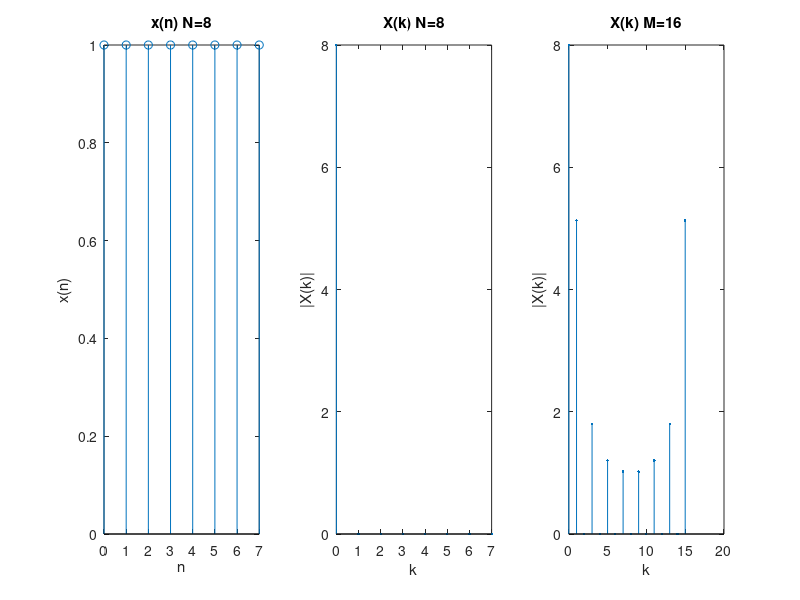

Write MATLAB code to recreate this figure.
clear all
M = 16;
n=[0:1:7];
N = length(n);
xn = ones(1,N);   %这是一个宽度为8的矩形脉冲，在数字信号处理中称为矩形窗函数
X1K = fft(xn, N); %FFT运算
X2K = fft(xn, M);
magX1K = abs(X1K);
phaX1K = angle(X1K);
magX2K = abs(X2K);
phaX2K = angle(X2K);

subplot(1,3,1)
stem(n, xn)
xlabel('n'); ylabel('x(n)');
title('x(n) N=8');

subplot(1,3,2)
k1 = 0:length(magX1K)-1; % Corrected the index calculation
stem(k1, magX1K, '.'); % Changed '.' to '.' for marker style
xlabel('k'); ylabel('|X(k)|');
title('X(k) N=8');

subplot(1,3,3)
k2 = 0:length(magX2K)-1; % Corrected the index calculation
stem(k2, magX2K, '.'); % Changed '.' to '.' for marker style
xlabel('k'); ylabel('|X(k)|');
title('X(k) M=16');

%频谱图1：（N=8）
%FFT分析：对8点信号做8点FFT（N=8）
%对于8点采集宽度为8的矩形脉冲，就是只有直流信号（时域信号幅值一直为1，没有振荡成分，没有交流分量）
%所以K=1~7(交流分量)FFT频谱上的幅值就是0，所有FFT幅值都在k=0
%k=0，e^j0=1，计算得幅值为8

%频谱图2：(N=16)
%幅值：对于16点采集宽度为8的矩形脉冲，时域呈现出窗函数，窗函数对应的FFT频谱就是离散Sinc函数，并关于N/2对称
%横坐标：由于分子1-e^(j*pi*k)为偶数时为 0，奇数时为 2，所以奇数时有幅值，偶数时没有幅值，而是呈现离散 sinc 函数的形状。



